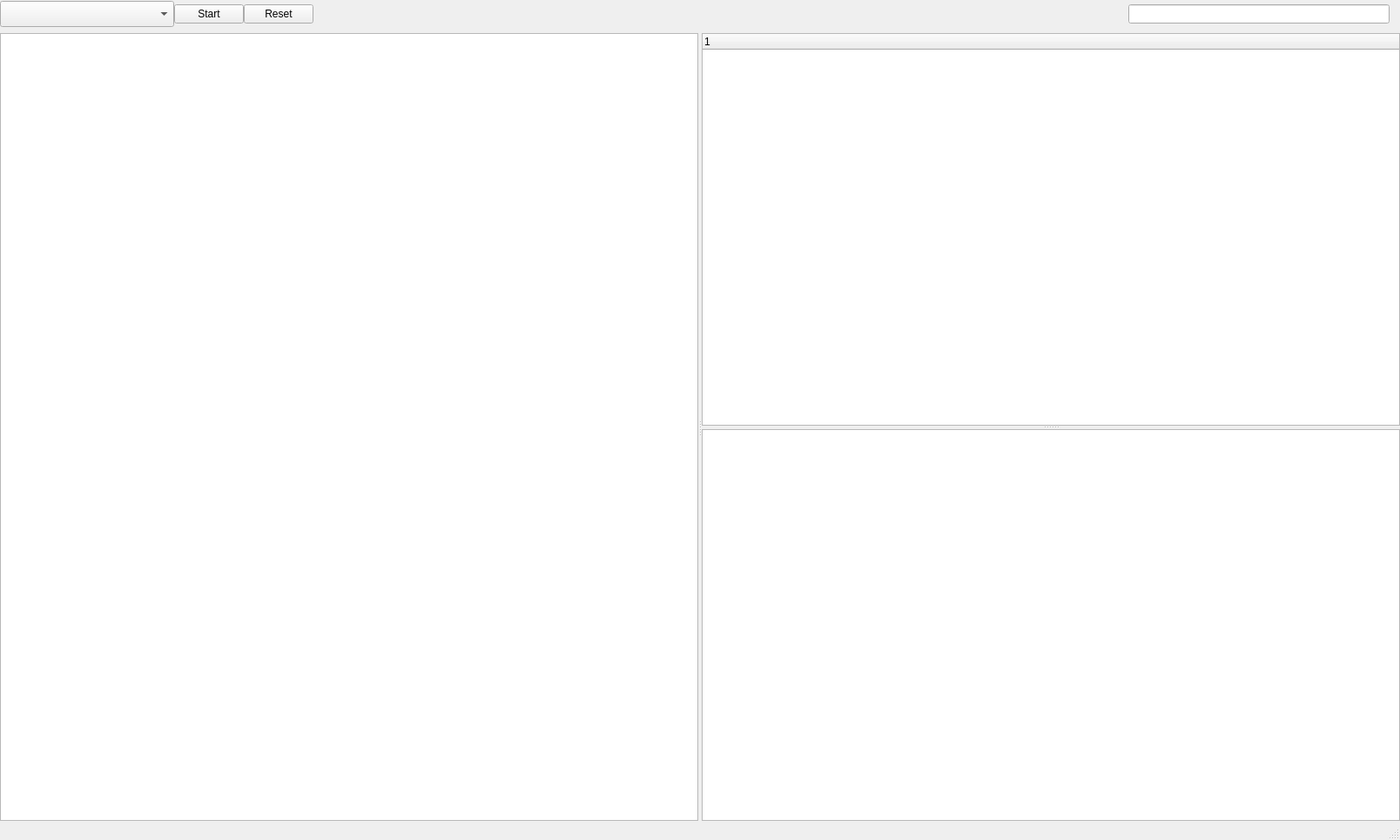
<?xml version="1.0" encoding="UTF-8"?>
<ui version="4.0">
 <class>MainWindow</class>
 <widget class="QMainWindow" name="MainWindow">
  <property name="geometry">
   <rect>
    <x>0</x>
    <y>0</y>
    <width>1608</width>
    <height>965</height>
   </rect>
  </property>
  <property name="minimumSize">
   <size>
    <width>0</width>
    <height>0</height>
   </size>
  </property>
  <property name="windowTitle">
   <string>MainWindow</string>
  </property>
  <widget class="QWidget" name="centralwidget">
   <layout class="QVBoxLayout" name="verticalLayout">
    <property name="leftMargin">
     <number>0</number>
    </property>
    <property name="topMargin">
     <number>0</number>
    </property>
    <property name="rightMargin">
     <number>0</number>
    </property>
    <property name="bottomMargin">
     <number>0</number>
    </property>
    <item>
     <widget class="QWidget" name="widget" native="true">
      <property name="enabled">
       <bool>true</bool>
      </property>
      <property name="sizePolicy">
       <sizepolicy hsizetype="Preferred" vsizetype="Preferred">
        <horstretch>0</horstretch>
        <verstretch>0</verstretch>
       </sizepolicy>
      </property>
      <property name="minimumSize">
       <size>
        <width>0</width>
        <height>32</height>
       </size>
      </property>
      <property name="maximumSize">
       <size>
        <width>16777215</width>
        <height>32</height>
       </size>
      </property>
      <property name="sizeIncrement">
       <size>
        <width>0</width>
        <height>0</height>
       </size>
      </property>
      <property name="baseSize">
       <size>
        <width>0</width>
        <height>0</height>
       </size>
      </property>
      <property name="acceptDrops">
       <bool>false</bool>
      </property>
      <property name="layoutDirection">
       <enum>Qt::LayoutDirection::LeftToRight</enum>
      </property>
      <property name="autoFillBackground">
       <bool>false</bool>
      </property>
      <layout class="QHBoxLayout" name="horizontalLayout">
       <property name="spacing">
        <number>0</number>
       </property>
       <property name="leftMargin">
        <number>0</number>
       </property>
       <property name="topMargin">
        <number>0</number>
       </property>
       <property name="rightMargin">
        <number>12</number>
       </property>
       <property name="bottomMargin">
        <number>0</number>
       </property>
       <item>
        <widget class="QComboBox" name="interfaceList">
         <property name="minimumSize">
          <size>
           <width>200</width>
           <height>30</height>
          </size>
         </property>
         <property name="maximumSize">
          <size>
           <width>16777215</width>
           <height>16777215</height>
          </size>
         </property>
         <property name="layoutDirection">
          <enum>Qt::LayoutDirection::LeftToRight</enum>
         </property>
        </widget>
       </item>
       <item>
        <widget class="QPushButton" name="startBtn">
         <property name="text">
          <string>Start</string>
         </property>
        </widget>
       </item>
       <item>
        <widget class="QPushButton" name="resetBtn">
         <property name="text">
          <string>Reset</string>
         </property>
        </widget>
       </item>
       <item>
        <spacer name="horizontalSpacer">
         <property name="orientation">
          <enum>Qt::Orientation::Horizontal</enum>
         </property>
         <property name="sizeHint" stdset="0">
          <size>
           <width>40</width>
           <height>20</height>
          </size>
         </property>
        </spacer>
       </item>
       <item>
        <widget class="QLineEdit" name="bpfEditor">
         <property name="minimumSize">
          <size>
           <width>0</width>
           <height>0</height>
          </size>
         </property>
         <property name="maximumSize">
          <size>
           <width>300</width>
           <height>16777215</height>
          </size>
         </property>
         <property name="inputMask">
          <string notr="true"/>
         </property>
         <property name="text">
          <string notr="true"/>
         </property>
         <property name="dragEnabled">
          <bool>false</bool>
         </property>
         <property name="clearButtonEnabled">
          <bool>true</bool>
         </property>
        </widget>
       </item>
      </layout>
     </widget>
    </item>
    <item>
     <widget class="QWidget" name="widget_2" native="true">
      <layout class="QHBoxLayout" name="horizontalLayout_3">
       <property name="leftMargin">
        <number>0</number>
       </property>
       <property name="topMargin">
        <number>0</number>
       </property>
       <property name="rightMargin">
        <number>0</number>
       </property>
       <property name="bottomMargin">
        <number>0</number>
       </property>
       <item>
        <widget class="QSplitter" name="detailSplitter">
         <property name="orientation">
          <enum>Qt::Orientation::Horizontal</enum>
         </property>
         <widget class="QTableWidget" name="packetsTable"/>
         <widget class="QWidget" name="widget_3" native="true">
          <layout class="QHBoxLayout" name="horizontalLayout_2">
           <property name="leftMargin">
            <number>0</number>
           </property>
           <property name="topMargin">
            <number>0</number>
           </property>
           <property name="rightMargin">
            <number>0</number>
           </property>
           <property name="bottomMargin">
            <number>0</number>
           </property>
           <item>
            <widget class="QSplitter" name="hexSplitter">
             <property name="orientation">
              <enum>Qt::Orientation::Vertical</enum>
             </property>
             <widget class="QTreeWidget" name="layerTree">
              <column>
               <property name="text">
                <string notr="true">1</string>
               </property>
              </column>
             </widget>
             <widget class="QTableWidget" name="hexTable"/>
            </widget>
           </item>
          </layout>
         </widget>
        </widget>
       </item>
      </layout>
     </widget>
    </item>
   </layout>
  </widget>
  <widget class="QStatusBar" name="statusBar"/>
 </widget>
 <resources/>
 <connections/>
</ui>
